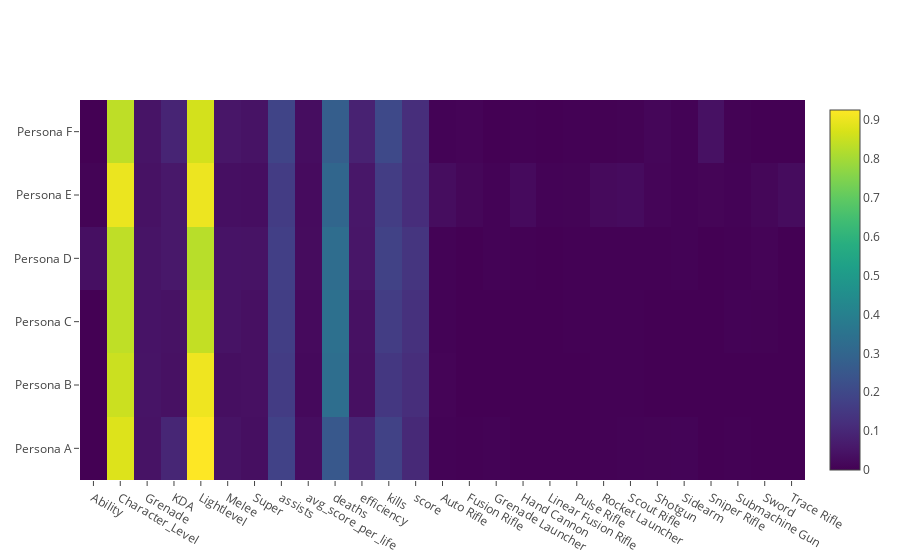

Here is the notebook cell this chart was saved with:
### Code cell
from plotly import __version__
from plotly.offline import download_plotlyjs, init_notebook_mode, plot, iplot
init_notebook_mode(connected=True)
iplot(data)

### Figure 1 — Plotly figure (JSON) as saved in the notebook; plotly's stock layout.template omitted (floating-point values rounded to 4 significant figures; data arrays with more than 128 entries replaced by an {"elided": "..."} marker saying what was removed)
{"data": [{"colorscale": "Viridis", "type": "heatmap", "x": ["Ability", "Character_Level", "Grenade", "KDA", "Lightlevel", "Melee", "Super", "assists", "avg_score_per_life", "deaths", "efficiency", "kills", "score", "Auto Rifle", "Fusion Rifle", "Grenade Launcher", "Hand Cannon", "Linear Fusion Rifle", "Pulse Rifle", "Rocket Launcher", "Scout Rifle", "Shotgun", "Sidearm", "Sniper Rifle", "Submachine Gun", "Sword", "Trace Rifle"], "y": ["Persona A", "Persona B", "Persona C", "Persona D", "Persona E", "Persona F"], "z": {"elided": "6x42 float values"}}], "layout": {}}
